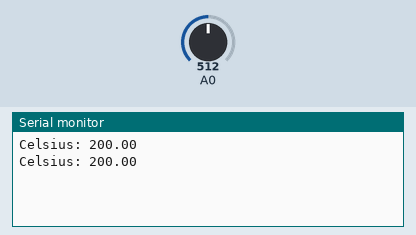
Bench run of a sketch on a simulated Arduino Uno, built with avr-gcc and run on an emulated ATmega328P. On the bench: the last lines printed to the serial monitor. The inputs (shaded band) are chosen by the test bench; at power-on: A0 = 512.

Above: at 1.8 s.
1.9 s: A0 set to 716
At 2.8 s:
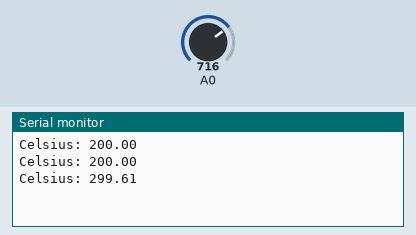
3.4 s: A0 set to 900
At 4.8 s:
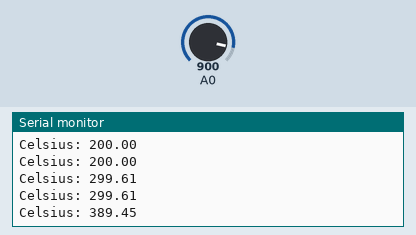
Timing chart, 0 to 6.4 s (numbered marks = the images above; inputs shaded):
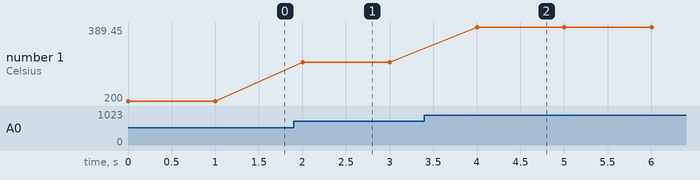

The sketch:

sensor.ino
```cpp
#define vref 5.0

void setup()
{
	pinMode(A0,INPUT);
	Serial.begin(9600);
}

void loop()
{

	int value = analogRead(A0);
	float voltage = ((float)value/1024) * vref;
	float tmpCel = (voltage-0.5) * 100;

	Serial.print("Celsius: ");
	Serial.println(tmpCel);

	delay(1000);

}
```

Measured:
- after the input at 1.9 s, the serial monitor: prints a new line after 0.10 s (image 1)
- after the input at 3.4 s, the serial monitor: prints a new line after 0.60 s (image 2)
- plotted number 1: 200 → 299.61 after the input at 1.9 s, 299.61 → 389.45 after the input at 3.4 s
